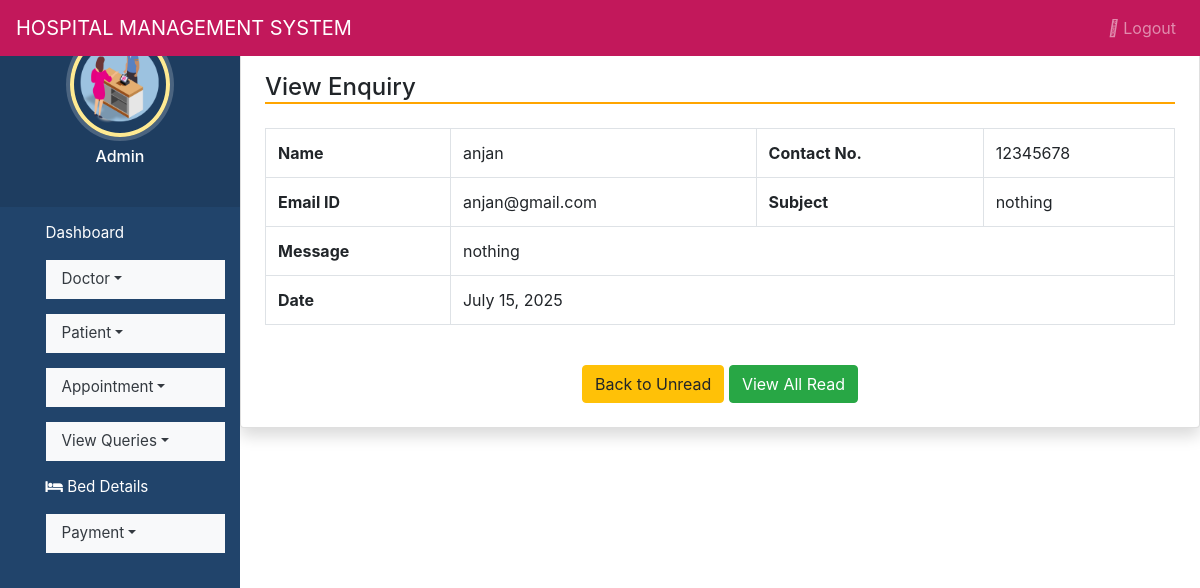
The app's page /view_query/1/ (signed in) with its own data.
### hospitals/models.py (models this page shows, shortened)
class Contact(models.Model):
    name = models.CharField(max_length=100, null=True)
    contact = models.CharField(max_length=15, null=True)
    email = models.CharField(max_length=50, null=True)
    subject = models.CharField(max_length=100, null=True)
    message = models.CharField(max_length=300, null=True)
    msgdate = models.DateField(null=True)
    isread = models.CharField(max_length=10,null=True)

### hospitals/views.py (the view)
# urls.py: path('view_query/<int:contact_id>/', view_query, name='view_query'),  # ✅ correct
def view_query(request, contact_id):
    if not request.user.is_authenticated:
        return redirect('login')
    contact = get_object_or_404(Contact, id=contact_id)
    if contact.isread.lower() != "yes":
        contact.isread = "yes"
        contact.save()
    return render(request, 'view_query.html', {'contact': contact})

### hospitals/templates/view_query.html
{% extends 'admin_nav.html' %}
{% block content %}
<div class="container mt-5 card shadow p-4">
  <h4 class="mb-4" style="border-bottom: 2px solid orange">View Enquiry</h4>
  <table class="table table-bordered">
    <tbody>
      <tr>
        <th>Name</th>
        <td>{{ contact.name }}</td>
        <th>Contact No.</th>
        <td>{{ contact.contact }}</td>
      </tr>
      <tr>
        <th>Email ID</th>
        <td>{{ contact.email }}</td>
        <th>Subject</th>
        <td>{{ contact.subject }}</td>
      </tr>
      <tr>
        <th>Message</th>
        <td colspan="3">{{ contact.message }}</td>
      </tr>
      <tr>
        <th>Date</th>
        <td colspan="3">{{ contact.msgdate|date:"F d, Y" }}</td>
      </tr>
    </tbody>
  </table>
  <div class="text-center mt-4">
    <a href="{% url 'unread_queries' %}" class="btn btn-warning">Back to Unread</a>
    <a href="{% url 'read_queries' %}" class="btn btn-success">View All Read</a>
  </div>
</div>
{% endblock %}

### hospitals/static/style.css (style rules this page uses)
body { padding-left: 240px; }

### hospitals/templates/admin_nav.html (style rules this page uses)
a:link { text-decoration: none; }
a { color: white; }
body { padding-left: 240px; }

### records on screen
Contact: name "anjan", contact "12345678", email "anjan@gmail.com", subject "nothing", message "nothing", msgdate "July 15, 2025"
